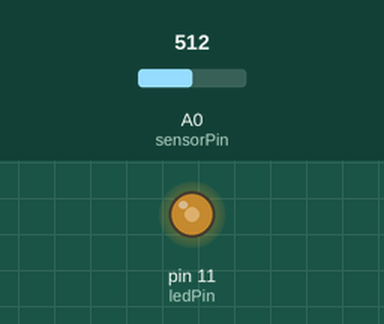
Recording of a sketch running on a simulated Arduino Uno, built with avr-gcc and run on an emulated ATmega328P. Parts: output pins drawn as LEDs (lit = HIGH). The inputs (shaded band) are chosen by the test bench; at power-on: A0 (sensorPin) = 512.

Above: at 1.2 s.
1.3 s: A0 (sensorPin) set to 716
At 2.1 s:
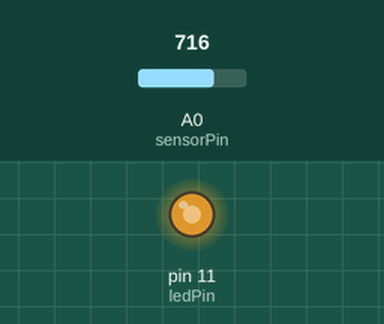
2.8 s: A0 (sensorPin) set to 900
At 3.2 s:
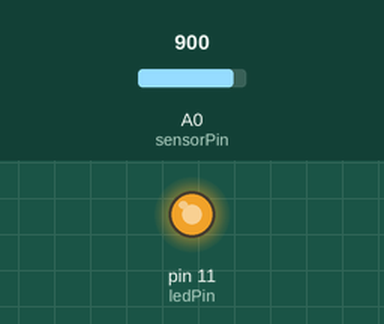
4.3 s: A0 (sensorPin) set to 122
At 5.5 s:
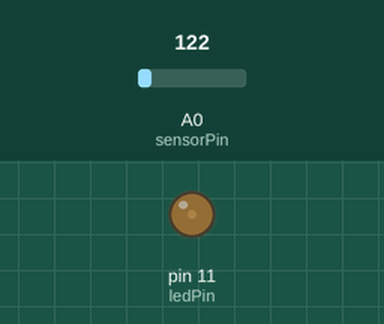
5.8 s: A0 (sensorPin) set to 0
At 6.7 s:
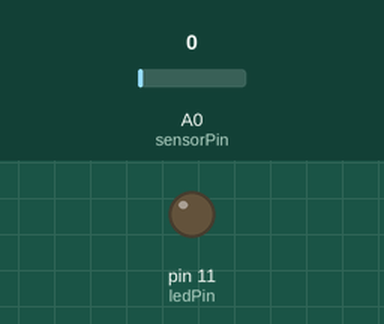
7.3 s: A0 (sensorPin) set to 511
At 7.9 s:
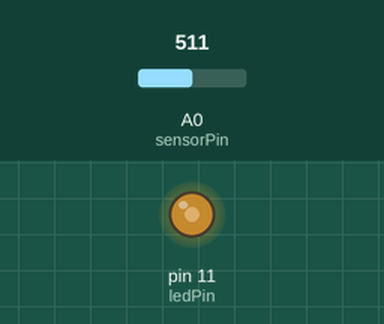
Timing chart, 0 to 9.8 s (numbered marks = the images above; inputs shaded):
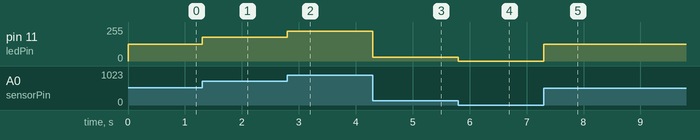

The sketch:

sketch_kahenteikou.ino
```cpp
int sensorPin = A0;
int ledPin = 11;

void setup() {
  // put your setup code here, to run once:
  pinMode(ledPin,OUTPUT);
  pinMode(sensorPin,INPUT);
}

void loop() {
  // put your main code here, to run repeatedly:
  int sensorValue = analogRead(sensorPin);
  sensorValue = map(sensorValue,0,1023,0,255);
  analogWrite(ledPin,sensorValue);
}
```

Measured:
- after the input at 1.3 s, pin 11 (ledPin): 127/255 → 178/255 at once
- after the input at 2.8 s, pin 11 (ledPin): 178/255 → 224/255 at once
- after the input at 4.3 s, pin 11 (ledPin): 224/255 → 30/255 at once
- after the input at 5.8 s, pin 11 (ledPin): 30/255 → 0/255 at once
- after the input at 7.3 s, pin 11 (ledPin): 0/255 → 127/255 at once
